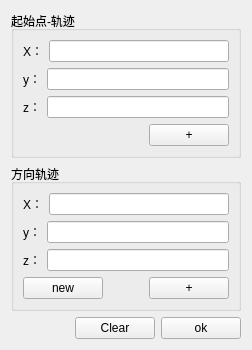
                <widget class="QWidget" name="page_8">
                 <layout class="QVBoxLayout" name="verticalLayout_21">
                  <item>
                   <widget class="QGroupBox" name="groupBox_custom">
                    <property name="title">
                     <string>起始点-轨迹</string>
                    </property>
                    <layout class="QVBoxLayout" name="verticalLayout_19">
                     <item>
                      <layout class="QHBoxLayout" name="horizontalLayout_56">
                       <item>
                        <widget class="QLabel" name="label_34">
                         <property name="text">
                          <string>X：</string>
                         </property>
                        </widget>
                       </item>
                       <item>
                        <widget class="QLineEdit" name="lineEdit_custom_line_x"/>
                       </item>
                      </layout>
                     </item>
                     <item>
                      <layout class="QHBoxLayout" name="horizontalLayout_57">
                       <item>
                        <widget class="QLabel" name="label_35">
                         <property name="text">
                          <string>y：</string>
                         </property>
                        </widget>
                       </item>
                       <item>
                        <widget class="QLineEdit" name="lineEdit_custom_line_y"/>
                       </item>
                      </layout>
                     </item>
                     <item>
                      <layout class="QHBoxLayout" name="horizontalLayout_58">
                       <item>
                        <widget class="QLabel" name="label_36">
                         <property name="text">
                          <string>z：</string>
                         </property>
                        </widget>
                       </item>
                       <item>
                        <widget class="QLineEdit" name="lineEdit_custom_line_z"/>
                       </item>
                      </layout>
                     </item>
                     <item>
                      <layout class="QHBoxLayout" name="horizontalLayout_59">
                       <item>
                        <spacer name="horizontalSpacer_12">
                         <property name="orientation">
                          <enum>Qt::Horizontal</enum>
                         </property>
                         <property name="sizeHint" stdset="0">
                          <size>
                           <width>40</width>
                           <height>20</height>
                          </size>
                         </property>
                        </spacer>
                       </item>
                       <item>
                        <widget class="QPushButton" name="pushButton_custom_add">
                         <property name="text">
                          <string>+</string>
                         </property>
                        </widget>
                       </item>
                      </layout>
                     </item>
                    </layout>
                   </widget>
                  </item>
                  <item>
                   <widget class="QGroupBox" name="groupBox_custom_2">
                    <property name="title">
                     <string>方向轨迹</string>
                    </property>
                    <layout class="QVBoxLayout" name="verticalLayout_20">
                     <item>
                      <layout class="QHBoxLayout" name="horizontalLayout_60">
                       <item>
                        <widget class="QLabel" name="label_37">
                         <property name="text">
                          <string>X：</string>
                         </property>
                        </widget>
                       </item>
                       <item>
                        <widget class="QLineEdit" name="lineEdit_custom_line_x_2"/>
                       </item>
                      </layout>
                     </item>
                     <item>
                      <layout class="QHBoxLayout" name="horizontalLayout_61">
                       <item>
                        <widget class="QLabel" name="label_38">
                         <property name="text">
                          <string>y：</string>
                         </property>
                        </widget>
                       </item>
                       <item>
                        <widget class="QLineEdit" name="lineEdit_custom_line_y_2"/>
                       </item>
                      </layout>
                     </item>
                     <item>
                      <layout class="QHBoxLayout" name="horizontalLayout_62">
                       <item>
                        <widget class="QLabel" name="label_39">
                         <property name="text">
                          <string>z：</string>
                         </property>
                        </widget>
                       </item>
                       <item>
                        <widget class="QLineEdit" name="lineEdit_custom_line_z_2"/>
                       </item>
                      </layout>
                     </item>
                     <item>
                      <layout class="QHBoxLayout" name="horizontalLayout_63">
                       <item>
                        <widget class="QPushButton" name="pushButton_newdir">
                         <property name="text">
                          <string>new</string>
                         </property>
                        </widget>
                       </item>
                       <item>
                        <spacer name="horizontalSpacer_13">
                         <property name="orientation">
                          <enum>Qt::Horizontal</enum>
                         </property>
                         <property name="sizeHint" stdset="0">
                          <size>
                           <width>40</width>
                           <height>20</height>
                          </size>
                         </property>
                        </spacer>
                       </item>
                       <item>
                        <widget class="QPushButton" name="pushButton_custom_add_2">
                         <property name="text">
                          <string>+</string>
                         </property>
                        </widget>
                       </item>
                      </layout>
                     </item>
                    </layout>
                   </widget>
                  </item>
                  <item>
                   <layout class="QHBoxLayout" name="horizontalLayout_64">
                    <item>
                     <spacer name="horizontalSpacer_14">
                      <property name="orientation">
                       <enum>Qt::Horizontal</enum>
                      </property>
                      <property name="sizeHint" stdset="0">
                       <size>
                        <width>40</width>
                        <height>20</height>
                       </size>
                      </property>
                     </spacer>
                    </item>
                    <item>
                     <widget class="QPushButton" name="pushButton_custom_clear">
                      <property name="text">
                       <string>Clear</string>
                      </property>
                     </widget>
                    </item>
                    <item>
                     <widget class="QPushButton" name="pushButton_custom_ok">
                      <property name="text">
                       <string>ok</string>
                      </property>
                     </widget>
                    </item>
                   </layout>
                  </item>
                 </layout>
                </widget>
